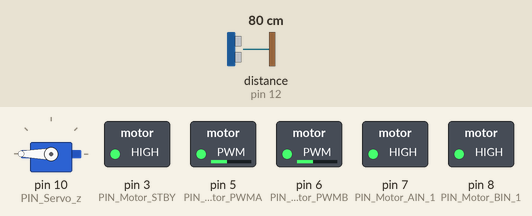
Simulated run of this sketch. Board: Arduino Uno, built with avr-gcc and run on an emulated ATmega328P. Parts: servo, switched loads named in the sketch (green lamp = pin HIGH). Wiring (inferred from the names in the program): ultrasonic range finder: trigger pin 13; echo pin 12. Dashed ring = blinking. The test bench sets the inputs (shaded band); at power-on: distance to the obstacle (sensor on pin 12) 80 cm. The echo pulse lasts 58.3 µs per cm; random numbers use the default seed unless the sketch sets one; pins used as bus, display or sensor lines are not drawn.

Above: at 1.7 s.
1.8 s: distance to the obstacle (sensor on pin 12) set to 64 cm
4.8 s: distance to the obstacle (sensor on pin 12) set to 56 cm
At 7.3 s:
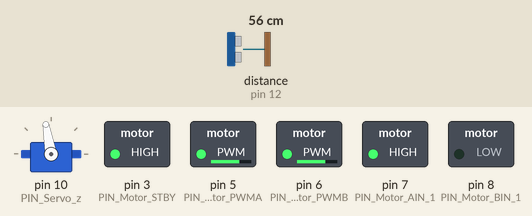
7.8 s: distance to the obstacle (sensor on pin 12) set to 60 cm
10.8 s: distance to the obstacle (sensor on pin 12) set to 2 cm
At 13.1 s:
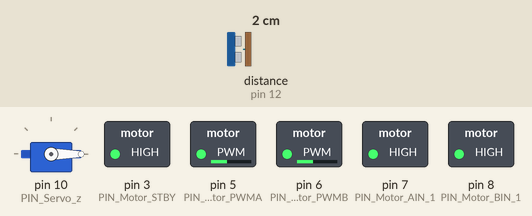
13.8 s: distance to the obstacle (sensor on pin 12) set to 4 cm
At 15.0 s:
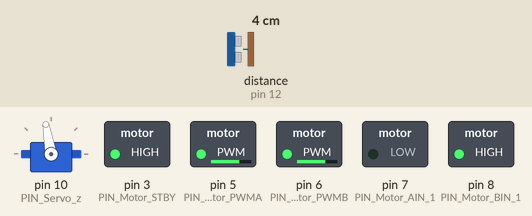
Timing chart, 0 to 17.8 s (numbered marks = the images above; inputs shaded):
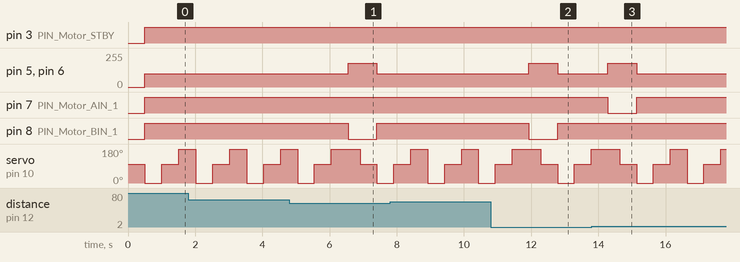

The sketch:

Objective3-6.ino
```cpp
#include "DeviceDriverSet_Movement.h"
#include "DeviceDriverSet_Ultrasonic.h"
#include "DeviceDriverSet_Servo.h"
#include "ApplicationFunctionSet_Movement.cpp"
  DeviceDriverSet_Motor AppMotor;
  DeviceDriverSet_ULTRASONIC AppUltrasonic;
  DeviceDriverSet_Servo AppServo;
  int distance;
  int d1;
  int d2;
  int d3;
  int trn = 350;
void setup() {

 AppMotor.setupMotor();
 AppServo.setupServo(100);
 AppUltrasonic.setupUltrasonic();
 AppUltrasonic.getDistance(distance);

}
//moveRobot(forward)
//delay(100)
int ran = random(1,2);
int check(){
  ran = random(1,2);
if(ran = 1){
  AppServo.setupServo(0);
  AppUltrasonic.getDistance(&d1);
  AppServo.setupServo(100);
  AppUltrasonic.getDistance(&d2);
  AppServo.setupServo(200);
  AppUltrasonic.getDistance(&d3);
}else{
  AppServo.setupServo(200);
  AppUltrasonic.getDistance(&d3);
  AppServo.setupServo(100);
  AppUltrasonic.getDistance(&d2);
  AppServo.setupServo(0);
  AppUltrasonic.getDistance(&d1);
}

}
void loop(){
moveRobot(forward);
check();
if (d1>d2&&d1>d3){
  moveRobot(left);
  delay(trn);
  AppServo.setupServo(100);
}
if (d2>d1&&d2>d3){
  moveRobot(forward);
  delay(25);
  AppServo.setupServo(100);
  check();
}
if (d3>d1&&d3>d2){
  moveRobot(right);
  delay(trn);
  AppServo.setupServo(100);
}
}
```

ApplicationFunctionSet_Movement.cpp
```cpp
#include "DeviceDriverSet_Movement.h"

extern DeviceDriverSet_Motor AppMotor;

/*运动方向控制序列*/
enum SmartRobotCarMotionControl
{
  forward,       //(1)
  backward,      //(2)
  left,          //(3)
  right,         //(4)
  LeftForward,   //(5)
  LeftBackward,  //(6)
  RightForward,  //(7)
  RightBackward, //(8)
  stop        //(9)
};               //direction方向:（1）、（2）、 （3）、（4）、（5）、（6）

struct Application_xxx
{
  SmartRobotCarMotionControl Motion_Control;
};

extern Application_xxx Application_SmartRobotCarxxx0;

static void moveRobot(SmartRobotCarMotionControl direction)
{
  static uint8_t directionRecord = 0;
  uint8_t Kp, UpperLimit;
  switch (direction)
  {
  case /* constant-expression */
      forward:
    /* code */
      AppMotor.DeviceDriverSet_Motor_control(/*direction_A*/ direction_just, /*speed_A*/ 100,
                                             /*direction_B*/ direction_just, /*speed_B*/ 100, /*controlED*/ control_enable); //Motor control
    break;
  case /* constant-expression */ backward:
    /* code */

      AppMotor.DeviceDriverSet_Motor_control(/*direction_A*/ direction_back, /*speed_A*/ 100,
                                             /*direction_B*/ direction_back, /*speed_B*/ 100, /*controlED*/ control_enable); //Motor control
    break;
  case /* constant-expression */ left:

    AppMotor.DeviceDriverSet_Motor_control(/*direction_A*/ direction_just, /*speed_A*/ 180,
                                           /*direction_B*/ direction_back, /*speed_B*/ 180, /*controlED*/ control_enable); //Motor control
    break;
  case /* constant-expression */ right:

    AppMotor.DeviceDriverSet_Motor_control(/*direction_A*/ direction_back, /*speed_A*/ 180,
                                           /*direction_B*/ direction_just, /*speed_B*/ 180, /*controlED*/ control_enable); //Motor control
    break;
  case /* constant-expression */ LeftForward:
    /* code */
    AppMotor.DeviceDriverSet_Motor_control(/*direction_A*/ direction_just, /*speed_A*/ 180,
                                           /*direction_B*/ direction_just, /*speed_B*/ 180 / 2, /*controlED*/ control_enable); //Motor control
    break;
  case /* constant-expression */ LeftBackward:
    AppMotor.DeviceDriverSet_Motor_control(/*direction_A*/ direction_back, /*speed_A*/ 180,
                                           /*direction_B*/ direction_back, /*speed_B*/ 180 / 2, /*controlED*/ control_enable); //Motor control
    break;
  case /* constant-expression */ RightForward:
    AppMotor.DeviceDriverSet_Motor_control(/*direction_A*/ direction_just, /*speed_A*/ 180 / 2,
                                           /*direction_B*/ direction_just, /*speed_B*/ 180, /*controlED*/ control_enable); //Motor control
    break;
  case /* constant-expression */ RightBackward:
    AppMotor.DeviceDriverSet_Motor_control(/*direction_A*/ direction_back, /*speed_A*/ 180 / 2,
                                           /*direction_B*/ direction_back, /*speed_B*/ 180, /*controlED*/ control_enable); //Motor control
    break;
  case /* constant-expression */ stop:
    AppMotor.DeviceDriverSet_Motor_control(/*direction_A*/ direction_void, /*speed_A*/ 0,
                                           /*direction_B*/ direction_void, /*speed_B*/ 0, /*controlED*/ control_enable); //Motor control
    break;
  default:
    break;
  }
}
```

DeviceDriverSet_Movement.cpp
```cpp
#include "DeviceDriverSet_Movement.h"

/*Motor control*/
void DeviceDriverSet_Motor::setupMotor(void)
{
  pinMode(PIN_Motor_PWMA, OUTPUT);
  pinMode(PIN_Motor_PWMB, OUTPUT);
  pinMode(PIN_Motor_AIN_1, OUTPUT);
  pinMode(PIN_Motor_BIN_1, OUTPUT);
  pinMode(PIN_Motor_STBY, OUTPUT);
}


void DeviceDriverSet_Motor::DeviceDriverSet_Motor_control(boolean direction_A, uint8_t speed_A, //A组电机参数
                                                          boolean direction_B, uint8_t speed_B, //B组电机参数
                                                          boolean controlED                     //AB使能允许 true
                                                          )                                     //电机控制
{

  if (controlED == control_enable) //使能允许？
  {
    digitalWrite(PIN_Motor_STBY, HIGH);
    { //A...Right

      switch (direction_A) //方向控制
      {
      case direction_just:
        digitalWrite(PIN_Motor_AIN_1, HIGH);
        analogWrite(PIN_Motor_PWMA, speed_A);
        break;
      case direction_back:

        digitalWrite(PIN_Motor_AIN_1, LOW);
        analogWrite(PIN_Motor_PWMA, speed_A);
        break;
      case direction_void:
        analogWrite(PIN_Motor_PWMA, 0);
        digitalWrite(PIN_Motor_STBY, LOW);
        break;
      default:
        analogWrite(PIN_Motor_PWMA, 0);
        digitalWrite(PIN_Motor_STBY, LOW);
        break;
      }
    }

    { //B...Left
      switch (direction_B)
      {
      case direction_just:
        digitalWrite(PIN_Motor_BIN_1, HIGH);

        analogWrite(PIN_Motor_PWMB, speed_B);
        break;
      case direction_back:
        digitalWrite(PIN_Motor_BIN_1, LOW);
        analogWrite(PIN_Motor_PWMB, speed_B);
        break;
      case direction_void:
        analogWrite(PIN_Motor_PWMB, 0);
        digitalWrite(PIN_Motor_STBY, LOW);
        break;
      default:
        analogWrite(PIN_Motor_PWMB, 0);
        digitalWrite(PIN_Motor_STBY, LOW);
        break;
      }
    }
  }
  else
  {
    digitalWrite(PIN_Motor_STBY, LOW);
    return;
  }
}
```

DeviceDriverSet_Movement.h
```cpp
#ifndef _DeviceDriverSet_xxx0_H_
#define _DeviceDriverSet_xxx0_H_

#include <arduino.h>

/*Motor*/
class DeviceDriverSet_Motor
{
public:
  void setupMotor(void);
#if _Test_DeviceDriverSet
  void testMotor(void);
#endif
  void DeviceDriverSet_Motor_control(boolean direction_A, uint8_t speed_A, //A组电机参数
                                     boolean direction_B, uint8_t speed_B, //B组电机参数
                                     boolean controlED                     //AB使能允许 true
  );                                                                       //电机控制
private:

#define PIN_Motor_PWMA 5
#define PIN_Motor_PWMB 6
#define PIN_Motor_BIN_1 8
#define PIN_Motor_AIN_1 7
#define PIN_Motor_STBY 3

public:
#define speed_Max 255
#define direction_just true
#define direction_back false
#define direction_void 3

#define Duration_enable true
#define Duration_disable false
#define control_enable true
#define control_disable false
};

#endif
```

DeviceDriverSet_Servo.cpp
```cpp
/*
 * @Author: ELEGOO
 * @Date: 2019-10-22 11:59:09
 * @LastEditTime: 2020-06-12 16:36:20
 * @LastEditors: Changhua
 * @Description: conqueror robot tank
 * @FilePath:
 */
#include "DeviceDriverSet_Servo.h"
#include <arduino.h>
/*Servo*/

Servo myservo; // create servo object to control a servo
void DeviceDriverSet_Servo::setupServo(unsigned int Position_angle)
{
  myservo.attach(PIN_Servo_z, 500, 2400); //500: 0 degree  2400: 180 degree
  myservo.attach(PIN_Servo_z);
  myservo.write(Position_angle); //sets the servo position according to the 90（middle）
  delay(500);

}
#if _Test_DeviceDriverSet
void DeviceDriverSet_Servo::testServo(void)
{
  for (;;)
  {
    myservo.attach(PIN_Servo_z);
    myservo.write(180);
    delay(500);
    myservo.write(0);
    delay(500);
  }
}
#endif

/*0.17sec/60degree(4.8v)*/
void DeviceDriverSet_Servo::setServoPosition(unsigned int Position_angle)
{
  myservo.attach(PIN_Servo_z);
  myservo.write(Position_angle);
  delay(450);
  myservo.detach();
}
```

DeviceDriverSet_Servo.h
```cpp
/*
 * @Author: ELEGOO
 * @Date: 2019-10-22 11:59:09
 * @LastEditTime: 2020-06-12 14:45:27
 * @LastEditors: Changhua
 * @Description: conqueror robot tank
 * @FilePath:
 */
#ifndef Device_Driver_Set_Servo_H
#define Device_Driver_Set_Servo_H

/*Servo*/
#include <Servo.h>
class DeviceDriverSet_Servo
{
public:
  void setupServo(unsigned int Position_angle);
#if _Test_DeviceDriverSet
  void testServo(void);
#endif
  void setServoPosition(unsigned int Position_angle);

private:
#define PIN_Servo_z 10
};

#endif
```

DeviceDriverSet_Ultrasonic.cpp
```cpp
/*
 * @Author: ELEGOO
 * @Date: 2019-10-22 11:59:09
 * @LastEditTime: 2020-06-12 16:36:20
 * @LastEditors: Changhua
 * @Description: conqueror robot tank
 * @FilePath:
 */
#include "DeviceDriverSet_Ultrasonic.h"

/*ULTRASONIC*/
//#include <NewPing.h>
// NewPing sonar(TRIGGER_PIN, ECHO_PIN, MAX_DISTANCE); // NewPing setup of pins and maximum distance.
void DeviceDriverSet_ULTRASONIC::setupUltrasonic(void)
{
  pinMode(ECHO_PIN, INPUT); //Ultrasonic module initialization
  pinMode(TRIG_PIN, OUTPUT);
}
void DeviceDriverSet_ULTRASONIC::getDistance(uint16_t *ULTRASONIC_Get /*out*/)
{
  unsigned int tempda_x = 0;
  digitalWrite(TRIG_PIN, LOW);
  delayMicroseconds(2);
  digitalWrite(TRIG_PIN, HIGH);
  delayMicroseconds(10);
  digitalWrite(TRIG_PIN, LOW);
  tempda_x = ((unsigned int)pulseIn(ECHO_PIN, HIGH) / 58);
  *ULTRASONIC_Get = tempda_x;
  // sonar.ping() / US_ROUNDTRIP_CM; // Send ping, get ping time in microseconds (uS).
}

void DeviceDriverSet_ULTRASONIC::testUltrasonic(void)
{

  unsigned int tempda = 0;
  digitalWrite(TRIG_PIN, LOW);
  delayMicroseconds(2);
  digitalWrite(TRIG_PIN, HIGH);
  delayMicroseconds(10);
  digitalWrite(TRIG_PIN, LOW);
  tempda = ((unsigned int)pulseIn(ECHO_PIN, HIGH) / 58);

  // if (tempda_x > 50)
  // {
  //   tempda_x = 50;
  // }

  // // return tempda;
  // return tempda_x;

  Serial.print("ULTRASONIC=");
  Serial.print(tempda); // Convert ping time to distance and print result (0 = outside set distance range, no ping echo)
  Serial.println("cm");
}
```

DeviceDriverSet_Ultrasonic.h
```cpp
/*
 * @Author: ELEGOO
 * @Date: 2019-10-22 11:59:09
 * @LastEditTime: 2020-06-12 14:45:27
 * @LastEditors: Changhua
 * @Description: conqueror robot tank
 * @FilePath:
 */
#ifndef Device_Driver_Set_Ultrasonic_H
#define Device_Driver_Set_Ultrasonic_H
#include <Arduino.h>
/*ULTRASONIC*/

//#include <NewPing.h>
class DeviceDriverSet_ULTRASONIC
{
public:
  void setupUltrasonic(void);
  void testUltrasonic(void);
  void getDistance(uint16_t *ULTRASONIC_Get /*out*/);

private:
#define TRIG_PIN 13      // Arduino pin tied to trigger pin on the ultrasonic sensor.
#define ECHO_PIN 12      // Arduino pin tied to echo pin on the ultrasonic sensor.
#define MAX_DISTANCE 200 // Maximum distance we want to ping for (in centimeters). Maximum sensor distance is rated at 400-500cm.
};

#endif
```

Measured:
- the behaviour switches between 59 and 58 cm on distance to the obstacle (sensor on pin 12) (found by bisection; images 0 and 1)
- the behaviour switches between 2 and 3 cm on distance to the obstacle (sensor on pin 12) (found by bisection; images 2 and 3)
- after the input at 4.8 s, pin 5 (PIN_Motor_PWMA), pin 6 (PIN_Motor_PWMB): 100/255 → 180/255 after 1.8 s, → 100/255 0.85 s later; pin 8 (PIN_Motor_BIN_1): HIGH → LOW after 1.8 s, → HIGH 0.85 s later
- after the input at 10.8 s, pin 5 (PIN_Motor_PWMA), pin 6 (PIN_Motor_PWMB): 100/255 → 180/255 after 1.1 s, → 100/255 0.85 s later; pin 8 (PIN_Motor_BIN_1): HIGH → LOW after 1.1 s, → HIGH 0.85 s later
- after the input at 13.8 s, pin 7 (PIN_Motor_AIN_1): HIGH → LOW after 0.49 s, → HIGH 0.85 s later
